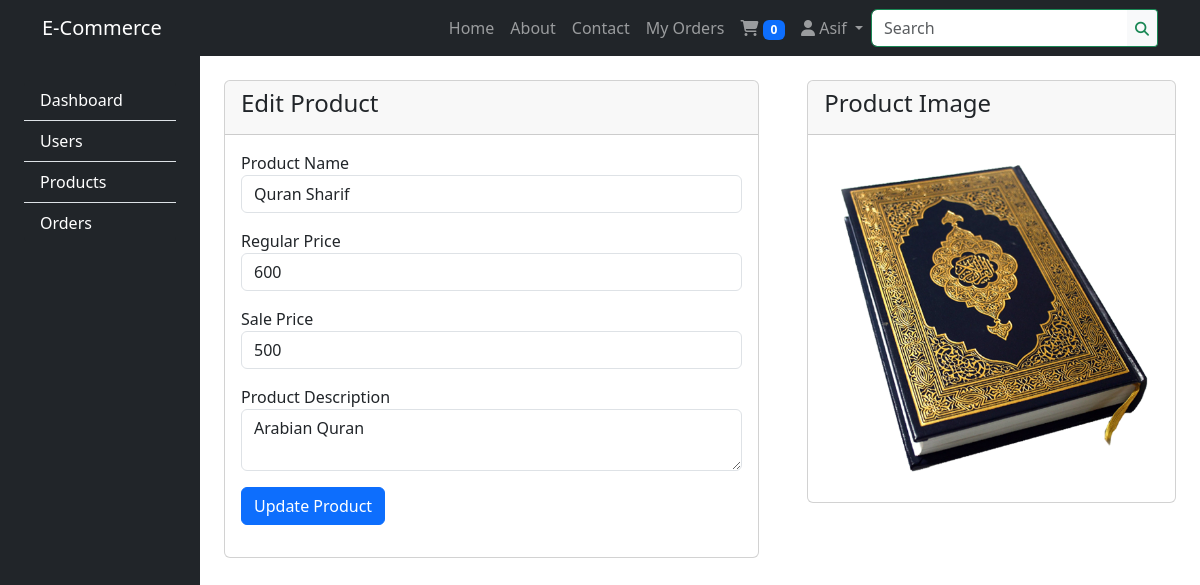
Screenshot of /admin?action=products&eid=3 (signed in) with the database file from the repository.
### tables this page shows
CREATE TABLE `products` (
  `id` int(11) NOT NULL,
  `name` varchar(100) NOT NULL,
  `regular_price` int(11) NOT NULL,
  `sale_price` int(11) NOT NULL,
  `image` varchar(150) NOT NULL,
  `description` text NOT NULL,
  `created_at` timestamp NOT NULL DEFAULT current_timestamp()
);

### classes/Db.php (called while the page is built, shortened)
<?php
    class Db {
        private $host = "localhost";
        private $user = "root";
        private $password = "";
        private $database = "ecommerce81";
        private $port = 4308;
        public function __construct() {
            $this->conn = new mysqli($this->host, $this->user, $this->password, $this->database, $this->port);
            $sql = "CREATE DATABASE IF NOT EXISTS $this->database";
            if ($this->conn->query($sql)) {
                $this->conn = new mysqli($this->host, $this->user, $this->password, $this->database, $this->port);
                $sql = "CREATE TABLE IF NOT EXISTS users (
                    id INT(6) NOT NULL AUTO_INCREMENT PRIMARY KEY,
                    name VARCHAR(100) NOT NULL,
                    email VARCHAR(100) NOT NULL,
                    password VARCHAR(100) NOT NULL,
                    image  VARCHAR(100),
                    phone  VARCHAR(20),
                    address  VARCHAR(255),
                    role VARCHAR(10) DEFAULT 'user',
                    reg_date TIMESTAMP DEFAULT CURRENT_TIMESTAMP ON UPDATE CURRENT_TIMESTAMP
                )";
                $sql = "CREATE TABLE IF NOT EXISTS products (
                    id INT(6) NOT NULL AUTO_INCREMENT PRIMARY KEY,
                    name VARCHAR(100) NOT NULL,
                    regular_price DECIMAL(10, 2) NOT NULL,
                    sale_price DECIMAL(10, 2),
                    image  VARCHAR(100),
                    description  TEXT,
                    reg_date TIMESTAMP DEFAULT CURRENT_TIMESTAMP ON UPDATE CURRENT_TIMESTAMP
                )";
                $sql = "CREATE TABLE IF NOT EXISTS orders (
                    id INT(6) NOT NULL AUTO_INCREMENT PRIMARY KEY,
                    user_id INT(6),
                    product_id INT(6),
                    quantity INT(6),
                    total DECIMAL(10, 2) NOT NULL,
                    reg_date TIMESTAMP DEFAULT CURRENT_TIMESTAMP ON UPDATE CURRENT_TIMESTAMP,
                    FOREIGN KEY (user_id) REFERENCES users(id),
                    FOREIGN KEY (product_id) REFERENCES products(id)
                )";
            } else {
                echo "Error creating database: " . $this->conn->error;
            }
        }
    }
?>

### classes/Product.php (called while the page is built, shortened)
<?php
require_once './classes/Db.php';
class Product extends Db
{
    public function getProduct($id)
    {
        $sql = "SELECT * FROM products WHERE id = $id";
        $result = $this->conn->query($sql);
        if ($result->num_rows > 0) {
            return $result;
        } else {
            return 0;
        }
    }
}

### components/product.php (the view, shortened to what this page needs)
<?php
require_once './classes/Product.php';
?>
<?php
if (isset($_GET['eid'])) {
    $id = $_GET['eid'];
    $product = new Product();
    $product = $product->getProduct($id)->fetch_assoc();
?>
    <div class="row">
        <div class="col-md-7 p-4">
            <div class="card">
                <div class="card-header">
                    <h4>Edit Product</h4>
                </div>
                <div class="card-body">
                    <form action="" method="post" enctype="multipart/form-data">
                        <div class="form-group mb-3">
                            <label for="name">Product Name</label>
                            <input type="text" name="name" id="name" class="form-control" value="<?php echo $product['name']; ?>" required>
                        </div>
                        <div class="form-group mb-3">
                            <label for="price">Regular Price</label>
                            <input type="number" name="regular_price" id="price" class="form-control" value="<?php echo $product['regular_price']; ?>" required>
                        </div>
                        <div class="form-group mb-3">
                            <label for="sale_price">Sale Price</label>
                            <input type="number" name="sale_price" id="sale_price" class="form-control" value="<?php echo $product['sale_price']; ?>">
                        </div>
                        <div class="form-group mb-3">
                            <label for="description">Product Description</label>
                            <textarea name="description" id="description" class="form-control" required><?php echo $product['description']; ?></textarea>
                        </div>
                        <div class="form-group mb-3">
                            <button type="submit" class="btn btn-primary" name="updateProduct">Update Product</button>
                        </div>
                    </form>
                </div>
            </div>
        </div>
        <div class="col-md-5 p-4">
            <div class="card">
                <div class="card-header">
                    <h4>Product Image</h4>
                </div>
                <div class="card-body position-relative">
                    <img src="uploads/<?php echo $product['image']; ?>" alt="" width="100%" height="auto" style="object-fit: cover;">
                    <form action="" method="post" enctype="multipart/form-data" class="position-absolute w-100 h-100 top-0 start-0">
                    </form>
                </div>
            </div>
        </div>
    </div>
<?php } ?>

### rows the page displays
products: name "Quran Sharif", regular_price "600", sale_price "500", description "Arabian Quran", image (picture)

### other values shown
explode(" ", $auth->user()['name'])[0] "Asif"
